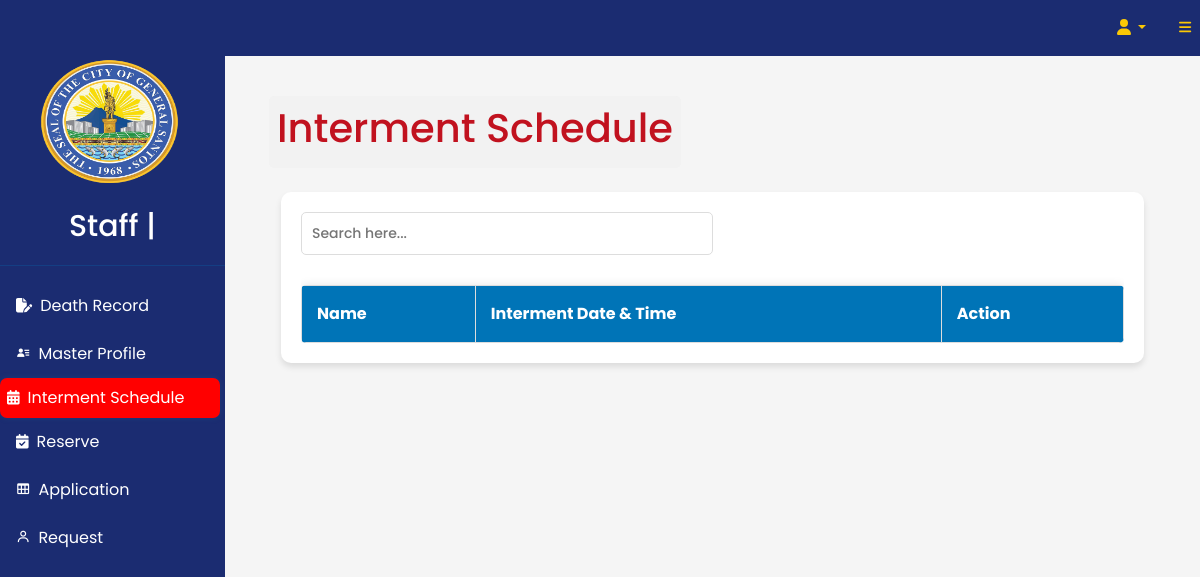
The page /staff/IntermentSched.php (signed in) on the database as committed earlier.
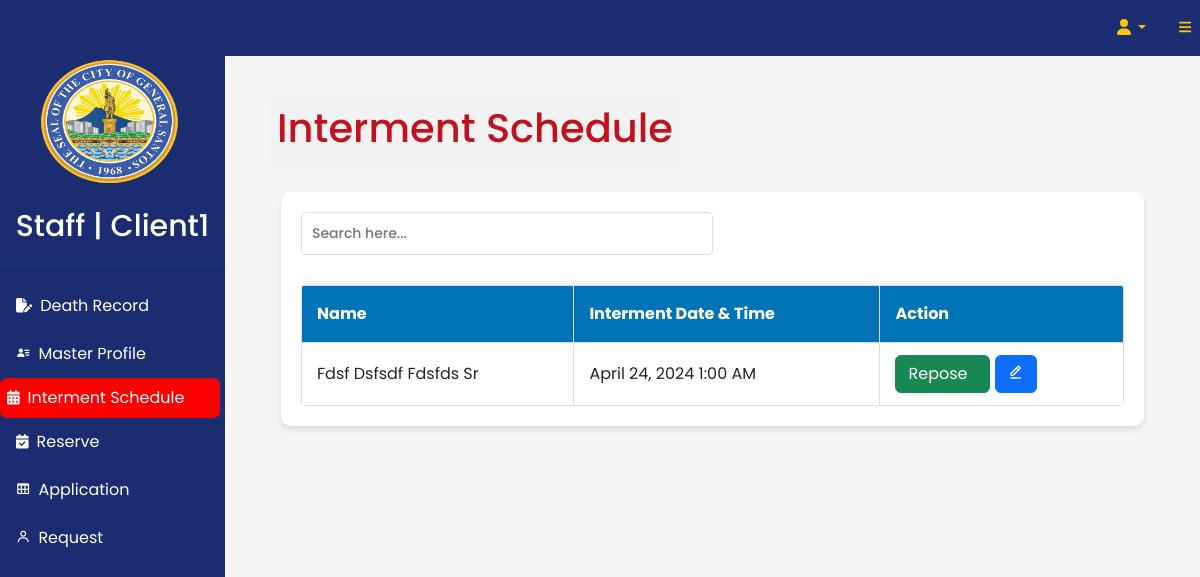
The same page on the database as committed later.
### tables this page shows
CREATE TABLE `tbluserslogin` (
  `UserID` int(11) NOT NULL,
  `username` varchar(255) NOT NULL,
  `pw` varchar(255) NOT NULL,
  `Createdby` varchar(255) NOT NULL,
  `Restriction` varchar(255) NOT NULL,
  `CreatedDate` date NOT NULL DEFAULT current_timestamp()
);

CREATE TABLE `tblintermentreservation` (
  `AppointmentID` int(11) NOT NULL,
  `Requestor` varchar(255) NOT NULL,
  `Nid` varchar(255) NOT NULL,
  `Relationship` varchar(50) NOT NULL,
  `profID` varchar(255) NOT NULL
);

CREATE TABLE `tbldeathrecord` (
  `ProfileID` int(255) NOT NULL,
  `DateofDeath` date NOT NULL,
  `CauseofDeath` varchar(255) NOT NULL,
  `IntermentPlace` varchar(255) NOT NULL,
  `IntermentDateTime` datetime NOT NULL,
  `Lname` varchar(255) NOT NULL,
  `Fname` varchar(255) NOT NULL,
  `Mname` varchar(255) NOT NULL,
  `Suffix` varchar(2) NOT NULL,
  `Birthydate` date NOT NULL,
  `currentdate` date NOT NULL DEFAULT current_timestamp()
);

### staff/IntermentSched.php (the view, shortened to what the changed rows need)
<!DOCTYPE html>
<html lang="en">
<?php
require('assets/component/header.php');
require('assets/component/sidebars.php');
include('../dbConn/conn.php');
$select = "SELECT * FROM tblIntermentReservation
LEFT JOIN tblBuriedRecord ON tblIntermentReservation.ProfID = tblBuriedRecord.Profid
INNER JOIN tblNiche ON tblIntermentReservation.Nid = tblNiche.Nid
INNER JOIN tblDeathRecord ON tblIntermentReservation.ProfID = tblDeathRecord.ProfileID WHERE tblDeathRecord.IntermentDateTime IS NOT NULL  ORDER BY IntermentDateTime DESC";
$query = $conn->query($select);
?>
<body>
    <div id="layoutSidenav">
        <div id="layoutSidenav_content">
            <main>
                <div class="container-fluid px-4">
                    <ol class="breadcrumb mb-4">
                        <li class="breadcrumb-item active">
                            <h1>Interment Schedule</h1>
                        </li>
                    </ol>
                    <div class="relative overflow-x-auto shadow-md sm:rounded-lg">
                        <div class="container">
                            <div class="activity-log-container">
                                <div class="activity-log-container-scroll" id="interment-schedule-table">
                                    <table class="table-no-border" id="e-libingTable">
                                        <thead>
                                            <tr>
                                                <th scope="col" class="px-6 py-3">
                                                    Name
                                                </th>
                                                <th scope="col" class="px-6 py-3">
                                                    Interment Date & Time
                                                </th>
                                                <th scope="col" class="px-6 py-3">
                                                    Action
                                                </th>
                                            </tr>
                                        </thead>
                                        <tbody id="table-body" id="interment-schedule-body">
                                            <?php
                                                while ($data = $query->fetch_assoc()) {
                                                    $name = $data['Fname'] . ' ' . $data['Mname'] . ' ' . $data['Lname'] . ' ' . $data['Suffix'];
                                                    $desireddatetime = $data['IntermentDateTime'];
                                                    $profid = $data['ProfileID'];
                                                    $appID = $data['AppointmentID'];
                                                    $occupancy = $data['OccupancyDate'];
                                                    if ($occupancy == null && $desireddatetime != '0000-00-00 00:00:00') {
                                            ?>
                                            <tr id="elementToHide">
                                                <td>
                                                    <?php echo $name ?>
                                                </td>
                                                <td>
                                                    <?php echo date('F j, Y g:i A', strtotime($desireddatetime)); ?>
                                                </td>
                                                <td>
                                                    <div class="buttons">
                                                        <form action="../dbConn/upintermentsched.php" method="POST">
                                                            <button class="btn btn-success submit-button" type="button"
                                                                id="updateButton">
                                                                <span class="update-label">Repose</span>
                                                            </button>
                                                            <button class="btn btn-primary" type="button"
                                                                onclick="view('<?php echo $appID; ?>', '<?php echo $profid; ?>')">
                                                                <i class='bx bx-edit-alt'></i>
                                                            </button>
                                                        </form>
                                                    </div>
                                                </td>
                                            </tr>
                                            <?php }
                                            } ?>
                                        </tbody>
                                    </table>
                                </div>
                            </div>
                        </div>
                    </div>
                </div>
            </main>
        </div>
    </div>
</body>
</html>

### staff/assets/component/sidebars.php (shortened to what the changed rows need)
<?php
include('../dbConn/conn.php');
$userId = $_SESSION['id'];
$select = "SELECT * FROM tblUsersLogin WHERE UserID = '$userId'";
$selectResult = $conn->query($select);
while($row = $selectResult->fetch_assoc()){
    $name = $row['Createdby'];
}
?>
<body class="sb-nav-fixed">
    <div id="layoutSidenav">
        <div id="layoutSidenav_nav">
            <nav class="sb-sidenav accordion sb-sidenav" id="sidenavAccordion">
                <div class="sb-sidenav-menu">
                    <div class="nav">
                        <h1 id="office">Staff | <?php echo explode(' ', ucFirst($name))[0]; ?></h1>
                        <hr>
                        <a class="nav-link " href="deceased.php">
                            <div class="sb-nav-link-icon"><i class="fa-solid fa-file-pen"></i></div>
                            Death Record
                        </a>
                        <a class="nav-link " href="masterprofile.php">
                            <div class="sb-nav-link-icon"><i class="bx bxs-user-detail"></i></div>
                            Master Profile
                        </a>
                        <a class="nav-link " href="IntermentSched.php">
                            <div class="sb-nav-link-icon"></div>
                            Interment Schedule
                        </a>
                        <a class="nav-link " href="reserve.php">
                            <div class="sb-nav-link-icon"></div>
                            Reserve
                        </a>
                        <a class="nav-link " href="form.php">
                            <div class="sb-nav-link-icon"><i class="bx bx-table"></i></div>
                            Application
                        </a>
                        <a class="nav-link " href="request.php">
                            <div class="sb-nav-link-icon"><i class="bx bx-user"></i></div>
                           Request
                        </a>
                    </div>
                </div>
            </nav>
        </div>
    </div>
</body>

Rows that differ between the two databases and show on the page:
added tbluserslogin: Createdby "Client1"
added tblintermentreservation: tbldeathrecord.Fname+Mname+Lname "Fdsf Dsfsdf Fdsfds Sr", tbldeathrecord.IntermentDateTime "April 24, 2024 1:00 AM"
